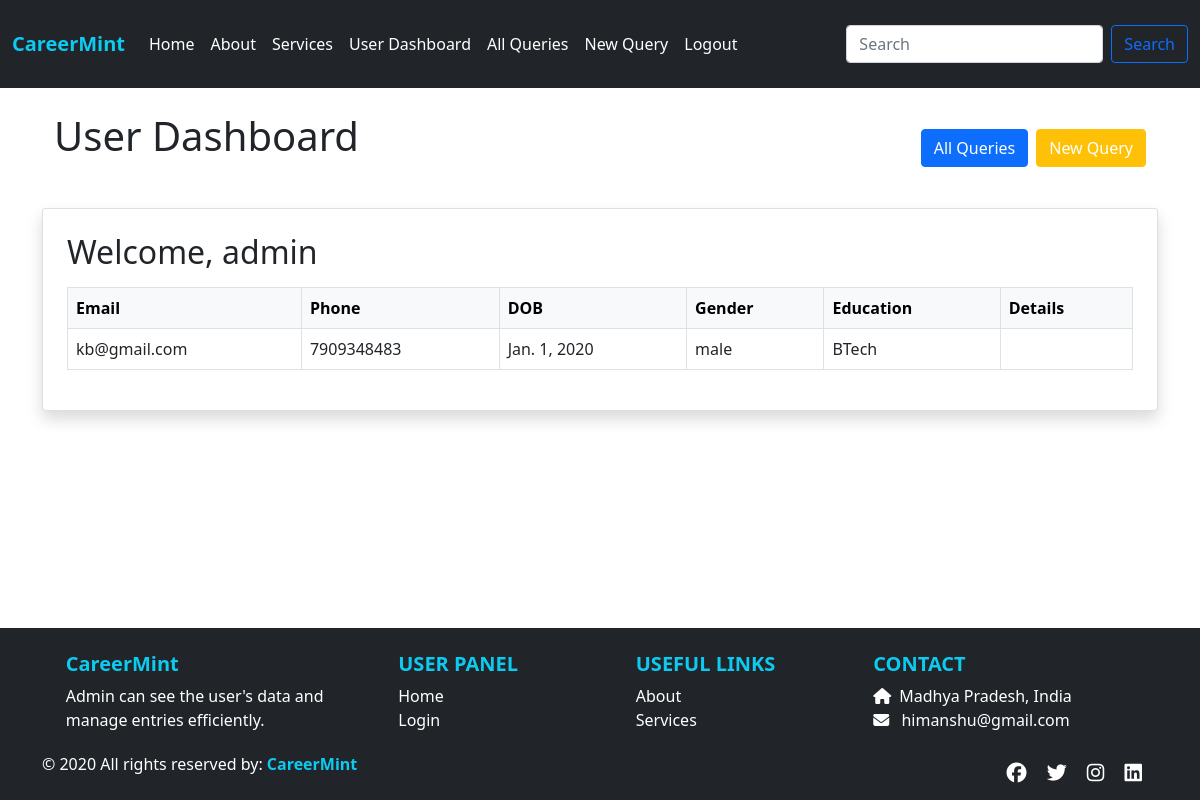
The page /user_dashboard1/17/ on the database as committed earlier.
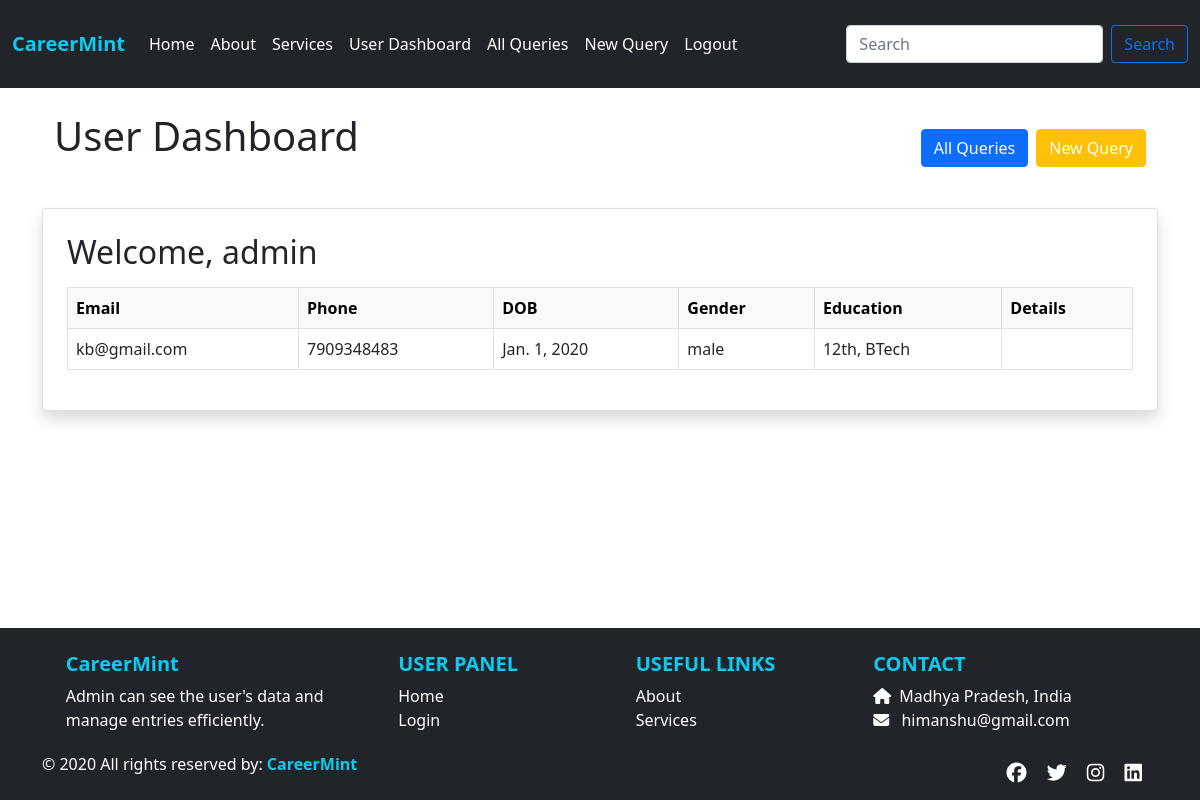
The same page on the database as committed later.
### app/models.py (models this page shows, shortened)
class Users(models.Model):
    stuname = models.CharField(max_length=50)
    stuemail = models.EmailField()
    studetail = models.CharField(max_length=300)
    stuphone = models.BigIntegerField()
    studob = models.DateField(null=True, blank=True)
    stuedu = models.CharField(max_length=50, null=True, blank=True)
    stugender = models.CharField(max_length=50, null=True, blank=True)
    stuimage = models.ImageField(upload_to='images/', blank=True, null=True)
    sturesume = models.FileField(upload_to='files/', blank=True, null=True)
    stupass = models.CharField(max_length=50)

### app/views.py (the view)
# urls.py: path('user_dashboard1/<int:pk>/', views.user_dashboard1, name='user_dashboard1'),
def user_dashboard1(request, pk):
    user = Users.objects.get(id=pk)
    return render(request, 'user_dashboard.html', {'userdata': user})

### app/templates/user_dashboard.html (shortened to what this page needs)
{% extends "base.html" %}
{% load static %}
{% block css %}
<link rel="stylesheet" href="{% static 'css/style.css' %}">
{% endblock %}
{% block content %}
<div class="container mb-4">
  <div class="d-flex flex-wrap justify-content-between align-items-center gap-2">
  <h1 class="text-center mb-4">User Dashboard</h1>
    <div class="d-flex flex-wrap gap-2">
      <a href="{% url 'userallquery' pk=userdata.id %}" class="btn btn-primary">All Queries</a>
      <a href="{% url 'newquery' pk=userdata.id %}" class="btn btn-warning text-white">New Query</a>
    </div>
  </div>
</div>
  <div class="card shadow p-4">
    <h2 class="mb-3">Welcome, {{ userdata.stuname }}</h2>
    <div class="table-responsive">
      <table class="table table-bordered table-hover align-middle">
        <thead class="table-light">
          <tr>
            <th>Email</th>
            <th>Phone</th>
            <th>DOB</th>
            <th>Gender</th>
            <th>Education</th>
            <th>Details</th>
          </tr>
        </thead>
        <tbody>
          <tr>
            <td>{{ userdata.stuemail }}</td>
            <td>{{ userdata.stuphone }}</td>
            <td>{{ userdata.studob }}</td>
            <td>{{ userdata.stugender }}</td>
            <td>{{ userdata.stuedu }}</td>
            <td>{{ userdata.studetail }}</td>
          </tr>
        </tbody>
      </table>
    </div>
  </div>
</div>
{% endblock %}

Rows that differ between the two databases and show on the page:
changed Users "admin": stuedu "BTech" → "12th, BTech"
